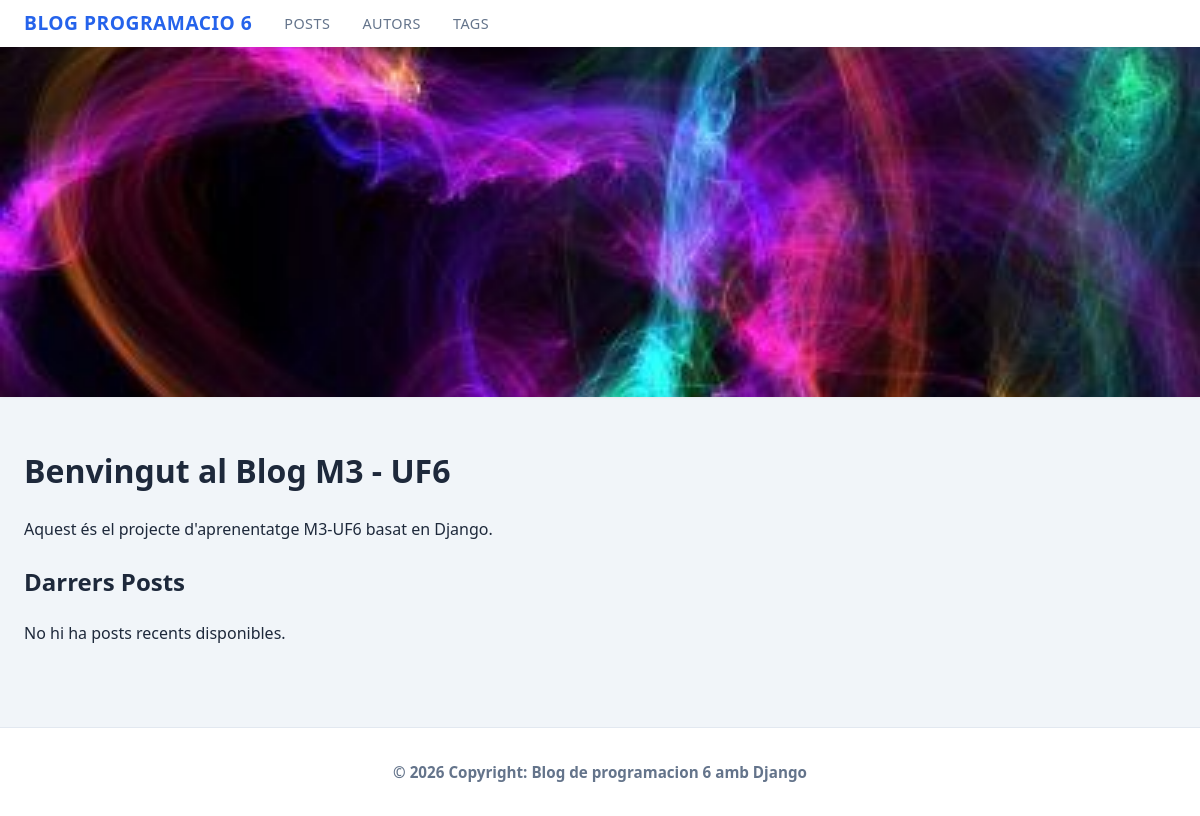
Before: / with the older database file.
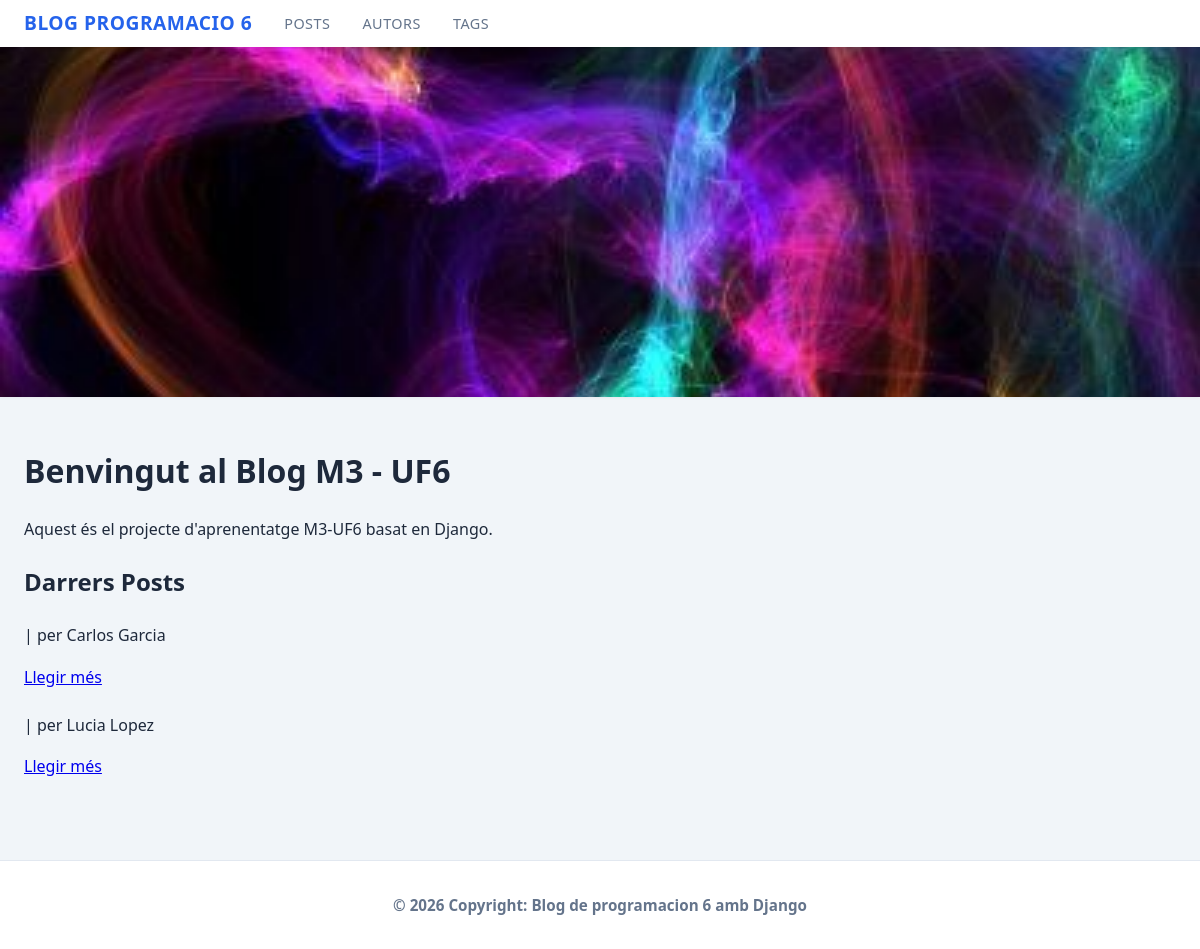
After: the same page with the newer database file.
### blog/models.py (models this page shows, shortened)
class Post(models.Model):
    titulo = models.CharField(max_length=50)
    contingut = models.TextField()
    imatge = models.ImageField(upload_to='posts_images', null=True, blank=True)
    data_publicacio = models.DateTimeField(auto_now_add=True)
    author = models.ForeignKey(Author, on_delete=models.SET_NULL, null=True, related_name="posts")
    tags = models.ManyToManyField(Tag, related_name="posts")
    slug = models.SlugField(blank=True, null=False, db_index=True, unique=True)

class Author(models.Model):
    name = models.CharField(max_length=100)
    apellido = models.CharField(max_length=100)
    email = models.EmailField()
    def __str__(self):
        return f"{self.name} {self.apellido}"

### blog/views.py (the view)
# urls.py: path('', views.starting_page, name='starting-page'),
def starting_page(request):
    posts = Post.objects.all().order_by('-data_publicacio')[:3]
    return render(request, "blog/index.html", {
        "posts": posts
    })

### templates/blog/index.html (shortened to what this page needs)
{% extends "base.html" %}
{% load static %}
{% block content %}
<div class="p-5 mb-4 bg-white rounded-3 shadow-sm text-center">
    <h1 class="display-5 fw-bold">Benvingut al Blog M3 - UF6</h1>
    <p class="col-md-8 fs-4 mx-auto text-muted">Aquest és el projecte d'aprenentatge M3-UF6 basat en Django.</p>
</div>
<h2 class="mb-3">Darrers Posts</h2>
<div class="row">
    {% for post in posts %}
    <div class="col-md-4 mb-4">
        <div class="card h-100 shadow-sm">
            <div class="card-body">
                <p class="text-muted small">{{ post.date|date:"d M Y" }} | per {{ post.author }}</p>
                <a href="{% url 'post-detail-page' post.slug %}" class="btn btn-primary btn-sm">Llegir més</a>
            </div>
        </div>
    </div>
    {% empty %}
    <p>No hi ha posts recents disponibles.</p>
    {% endfor %}
</div>
{% endblock %}

### templates/base.html (shortened to what this page needs)
{% load static %}
<!DOCTYPE html>
<html lang="en">
<head>
    <link rel="stylesheet" href="{% static 'blog/css/styles.css' %}">
</head>
<body>
    <nav class="main-nav">
        <div class="main-div">
            <ul class="main-links">
                <li><a href="{% url 'starting-page' %}">Blog Programacio 6</a></li>
                <li><a href="{% url 'posts-page' %}">POSTS</a></li>
                <li><a href="{% url 'author-list-page' %}">AUTORS</a></li>
               <li><a href="{% url 'tag-list-page' %}">TAGS</a></li>
            </ul>
        </div>
    </nav>
    <img src="{% static 'blog/images/banner.jpg' %}" alt="Banner del blog" class="main-banner">
    <main class="main-content">
            {% block content %} {% endblock %}
    </main>
    <footer class="main-footer"><strong>© 2026 Copyright: Blog de programacion 6 amb Django </strong></footer>
</body>
</html>

### blog/static/blog/css/styles.css (style rules this page uses)
:root { --primary-color: #2563eb; --primary-hover: #1d4ed8; --bg-color: #f1f5f9; --card-bg: #ffffff; --text-main: #1e293b; --text-muted: #64748b; --border-radius: 12px; --shadow-sm: 0 1px 3px rgba(0,0,0,0.05); --shadow-md: 0 4px 6px -1px rgba(0, 0, 0, 0.1), 0 2px 4px -1px rgba(0, 0, 0, 0.06); --shadow-lg: 0 10px 15px -3px rgba(0, 0, 0, 0.1), 0 4px 6px -2px rgba(0, 0, 0, 0.05); }
body { font-family: 'Segoe UI', system-ui, -apple-system, sans-serif; background-color: var(--bg-color); color: var(--text-main); margin: 0; padding: 0; line-height: 1.6; }
.main-nav { background-color: #ffffff; box-shadow: var(--shadow-sm); position: sticky; top: 0; z-index: 100; padding: 0.5rem 0; }
.main-div { max-width: 1200px; margin: 0 auto; padding: 0 1.5rem; }
.main-links { list-style: none; margin: 0; padding: 0; display: flex; gap: 2rem; align-items: center; }
.main-links li:first-child a { font-weight: 700; font-size: 1.2rem; color: var(--primary-color); }
.main-links a { text-decoration: none; color: var(--text-muted); font-weight: 500; transition: color 0.2s ease; text-transform: uppercase; font-size: 0.9rem; letter-spacing: 0.5px; }
.main-banner { width: 100%; height: 350px; object-fit: cover; display: block; box-shadow: var(--shadow-sm); }
.main-content { max-width: 1200px; margin: 3rem auto; padding: 0 1.5rem; }
.main-footer { background-color: #ffffff; color: var(--text-muted); text-align: center; padding: 2rem; margin-top: 5rem; border-top: 1px solid #e2e8f0; font-size: 0.95rem; }

Changed rows visible on the page:
added Post: author "Carlos Garcia"
added Post: author "Lucia Lopez"
Other visible differences:
text no longer shown: "No hi ha posts recents disponibles."
